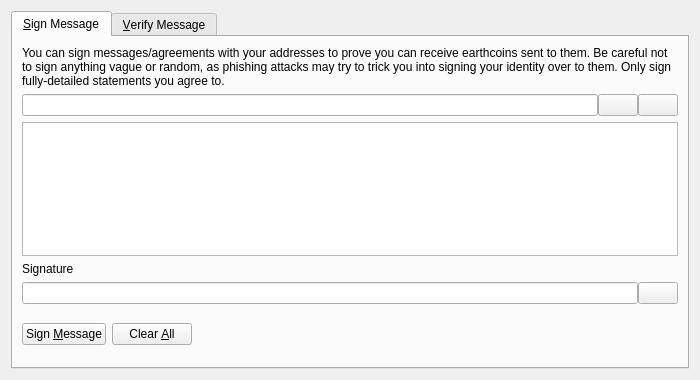
<?xml version="1.0" encoding="UTF-8"?>
<ui version="4.0">
 <class>SignVerifyMessageDialog</class>
 <widget class="QDialog" name="SignVerifyMessageDialog">
  <property name="geometry">
   <rect>
    <x>0</x>
    <y>0</y>
    <width>700</width>
    <height>380</height>
   </rect>
  </property>
  <property name="windowTitle">
   <string>Signatures - Sign / Verify a Message</string>
  </property>
  <property name="modal">
   <bool>true</bool>
  </property>
  <layout class="QVBoxLayout" name="verticalLayout">
   <item>
    <widget class="QTabWidget" name="tabWidget">
     <property name="currentIndex">
      <number>0</number>
     </property>
     <widget class="QWidget" name="tabSignMessage">
      <attribute name="title">
       <string>&amp;Sign Message</string>
      </attribute>
      <layout class="QVBoxLayout" name="verticalLayout_SM">
       <item>
        <widget class="QLabel" name="infoLabel_SM">
         <property name="text">
          <string>You can sign messages/agreements with your addresses to prove you can receive earthcoins sent to them. Be careful not to sign anything vague or random, as phishing attacks may try to trick you into signing your identity over to them. Only sign fully-detailed statements you agree to.</string>
         </property>
         <property name="textFormat">
          <enum>Qt::PlainText</enum>
         </property>
         <property name="wordWrap">
          <bool>true</bool>
         </property>
        </widget>
       </item>
       <item>
        <layout class="QHBoxLayout" name="horizontalLayout_1_SM">
         <property name="spacing">
          <number>0</number>
         </property>
         <item>
          <widget class="QValidatedLineEdit" name="addressIn_SM">
           <property name="toolTip">
            <string>The Earthcoin address to sign the message with</string>
           </property>
          </widget>
         </item>
         <item>
          <widget class="QPushButton" name="addressBookButton_SM">
           <property name="toolTip">
            <string>Choose previously used address</string>
           </property>
           <property name="text">
            <string/>
           </property>
           <property name="icon">
            <iconset resource="../earthcoin.qrc">
             <normaloff>:/icons/address-book</normaloff>:/icons/address-book</iconset>
           </property>
           <property name="shortcut">
            <string>Alt+A</string>
           </property>
           <property name="autoDefault">
            <bool>false</bool>
           </property>
          </widget>
         </item>
         <item>
          <widget class="QPushButton" name="pasteButton_SM">
           <property name="toolTip">
            <string>Paste address from clipboard</string>
           </property>
           <property name="text">
            <string/>
           </property>
           <property name="icon">
            <iconset resource="../earthcoin.qrc">
             <normaloff>:/icons/editpaste</normaloff>:/icons/editpaste</iconset>
           </property>
           <property name="shortcut">
            <string>Alt+P</string>
           </property>
           <property name="autoDefault">
            <bool>false</bool>
           </property>
          </widget>
         </item>
        </layout>
       </item>
       <item>
        <widget class="QPlainTextEdit" name="messageIn_SM">
         <property name="toolTip">
          <string>Enter the message you want to sign here</string>
         </property>
        </widget>
       </item>
       <item>
        <widget class="QLabel" name="signatureLabel_SM">
         <property name="text">
          <string>Signature</string>
         </property>
         <property name="textFormat">
          <enum>Qt::PlainText</enum>
         </property>
        </widget>
       </item>
       <item>
        <layout class="QHBoxLayout" name="horizontalLayout_2_SM">
         <property name="spacing">
          <number>0</number>
         </property>
         <item>
          <widget class="QLineEdit" name="signatureOut_SM">
           <property name="font">
            <font>
             <italic>true</italic>
            </font>
           </property>
           <property name="readOnly">
            <bool>true</bool>
           </property>
          </widget>
         </item>
         <item>
          <widget class="QPushButton" name="copySignatureButton_SM">
           <property name="toolTip">
            <string>Copy the current signature to the system clipboard</string>
           </property>
           <property name="text">
            <string/>
           </property>
           <property name="icon">
            <iconset resource="../earthcoin.qrc">
             <normaloff>:/icons/editcopy</normaloff>:/icons/editcopy</iconset>
           </property>
           <property name="autoDefault">
            <bool>false</bool>
           </property>
          </widget>
         </item>
        </layout>
       </item>
       <item>
        <layout class="QHBoxLayout" name="horizontalLayout_3_SM">
         <item>
          <widget class="QPushButton" name="signMessageButton_SM">
           <property name="toolTip">
            <string>Sign the message to prove you own this Earthcoin address</string>
           </property>
           <property name="text">
            <string>Sign &amp;Message</string>
           </property>
           <property name="icon">
            <iconset resource="../earthcoin.qrc">
             <normaloff>:/icons/edit</normaloff>:/icons/edit</iconset>
           </property>
           <property name="autoDefault">
            <bool>false</bool>
           </property>
          </widget>
         </item>
         <item>
          <widget class="QPushButton" name="clearButton_SM">
           <property name="toolTip">
            <string>Reset all sign message fields</string>
           </property>
           <property name="text">
            <string>Clear &amp;All</string>
           </property>
           <property name="icon">
            <iconset resource="../earthcoin.qrc">
             <normaloff>:/icons/remove</normaloff>:/icons/remove</iconset>
           </property>
           <property name="autoDefault">
            <bool>false</bool>
           </property>
          </widget>
         </item>
         <item>
          <spacer name="horizontalSpacer_1_SM">
           <property name="orientation">
            <enum>Qt::Horizontal</enum>
           </property>
           <property name="sizeHint" stdset="0">
            <size>
             <width>40</width>
             <height>48</height>
            </size>
           </property>
          </spacer>
         </item>
         <item>
          <widget class="QLabel" name="statusLabel_SM">
           <property name="font">
            <font>
             <weight>75</weight>
             <bold>true</bold>
            </font>
           </property>
           <property name="text">
            <string/>
           </property>
           <property name="wordWrap">
            <bool>true</bool>
           </property>
          </widget>
         </item>
         <item>
          <spacer name="horizontalSpacer_2_SM">
           <property name="orientation">
            <enum>Qt::Horizontal</enum>
           </property>
           <property name="sizeHint" stdset="0">
            <size>
             <width>40</width>
             <height>48</height>
            </size>
           </property>
          </spacer>
         </item>
        </layout>
       </item>
      </layout>
     </widget>
     <widget class="QWidget" name="tabVerifyMessage">
      <attribute name="title">
       <string>&amp;Verify Message</string>
      </attribute>
      <layout class="QVBoxLayout" name="verticalLayout_VM">
       <item>
        <widget class="QLabel" name="infoLabel_VM">
         <property name="text">
          <string>Enter the receiver's address, message (ensure you copy line breaks, spaces, tabs, etc. exactly) and signature below to verify the message. Be careful not to read more into the signature than what is in the signed message itself, to avoid being tricked by a man-in-the-middle attack. Note that this only proves the signing party receives with the address, it cannot prove sendership of any transaction!</string>
         </property>
         <property name="textFormat">
          <enum>Qt::PlainText</enum>
         </property>
         <property name="alignment">
          <set>Qt::AlignLeading|Qt::AlignLeft|Qt::AlignTop</set>
         </property>
         <property name="wordWrap">
          <bool>true</bool>
         </property>
        </widget>
       </item>
       <item>
        <layout class="QHBoxLayout" name="horizontalLayout_1_VM">
         <property name="spacing">
          <number>0</number>
         </property>
         <item>
          <widget class="QValidatedLineEdit" name="addressIn_VM">
           <property name="toolTip">
            <string>The Earthcoin address the message was signed with</string>
           </property>
          </widget>
         </item>
         <item>
          <widget class="QPushButton" name="addressBookButton_VM">
           <property name="toolTip">
            <string>Choose previously used address</string>
           </property>
           <property name="text">
            <string/>
           </property>
           <property name="icon">
            <iconset resource="../earthcoin.qrc">
             <normaloff>:/icons/address-book</normaloff>:/icons/address-book</iconset>
           </property>
           <property name="shortcut">
            <string>Alt+A</string>
           </property>
           <property name="autoDefault">
            <bool>false</bool>
           </property>
          </widget>
         </item>
        </layout>
       </item>
       <item>
        <widget class="QPlainTextEdit" name="messageIn_VM"/>
       </item>
       <item>
        <widget class="QValidatedLineEdit" name="signatureIn_VM"/>
       </item>
       <item>
        <layout class="QHBoxLayout" name="horizontalLayout_2_VM">
         <item>
          <widget class="QPushButton" name="verifyMessageButton_VM">
           <property name="toolTip">
            <string>Verify the message to ensure it was signed with the specified Earthcoin address</string>
           </property>
           <property name="text">
            <string>Verify &amp;Message</string>
           </property>
           <property name="icon">
            <iconset resource="../earthcoin.qrc">
             <normaloff>:/icons/transaction_0</normaloff>:/icons/transaction_0</iconset>
           </property>
           <property name="autoDefault">
            <bool>false</bool>
           </property>
          </widget>
         </item>
         <item>
          <widget class="QPushButton" name="clearButton_VM">
           <property name="toolTip">
            <string>Reset all verify message fields</string>
           </property>
           <property name="text">
            <string>Clear &amp;All</string>
           </property>
           <property name="icon">
            <iconset resource="../earthcoin.qrc">
             <normaloff>:/icons/remove</normaloff>:/icons/remove</iconset>
           </property>
           <property name="autoDefault">
            <bool>false</bool>
           </property>
          </widget>
         </item>
         <item>
          <spacer name="horizontalSpacer_1_VM">
           <property name="orientation">
            <enum>Qt::Horizontal</enum>
           </property>
           <property name="sizeHint" stdset="0">
            <size>
             <width>40</width>
             <height>48</height>
            </size>
           </property>
          </spacer>
         </item>
         <item>
          <widget class="QLabel" name="statusLabel_VM">
           <property name="font">
            <font>
             <weight>75</weight>
             <bold>true</bold>
            </font>
           </property>
           <property name="text">
            <string/>
           </property>
           <property name="wordWrap">
            <bool>true</bool>
           </property>
          </widget>
         </item>
         <item>
          <spacer name="horizontalSpacer_2_VM">
           <property name="orientation">
            <enum>Qt::Horizontal</enum>
           </property>
           <property name="sizeHint" stdset="0">
            <size>
             <width>40</width>
             <height>48</height>
            </size>
           </property>
          </spacer>
         </item>
        </layout>
       </item>
      </layout>
     </widget>
    </widget>
   </item>
  </layout>
 </widget>
 <customwidgets>
  <customwidget>
   <class>QValidatedLineEdit</class>
   <extends>QLineEdit</extends>
   <header>qt/qvalidatedlineedit.h</header>
  </customwidget>
 </customwidgets>
 <resources>
  <include location="../earthcoin.qrc"/>
 </resources>
 <connections/>
</ui>
